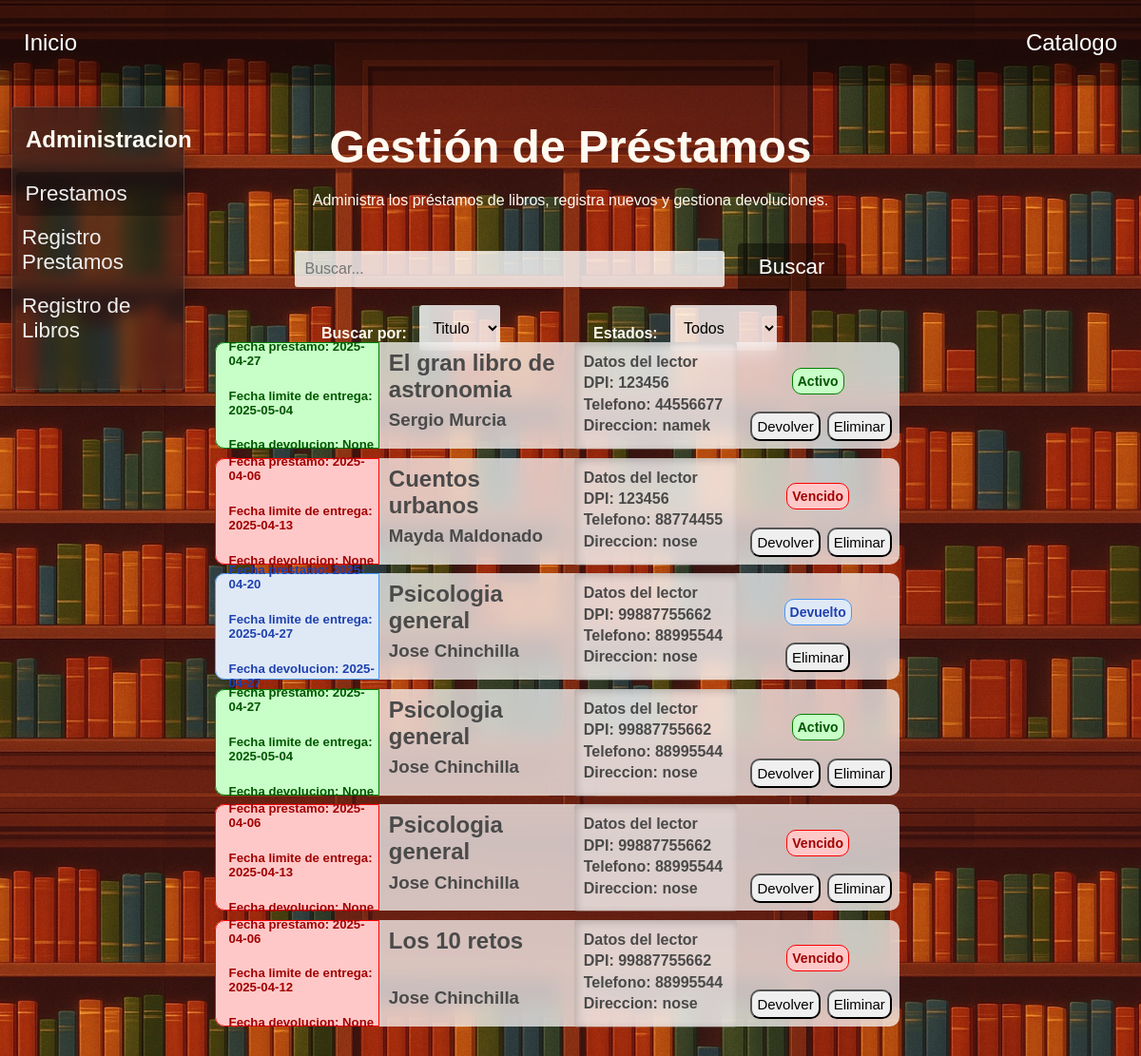
Screenshot of /prestamos with the database file from the repository.
### tables this page shows
CREATE TABLE "Prestamos" (
	"id_prestamo"	INTEGER NOT NULL,
	"dpi_usuario"	TEXT NOT NULL,
	"nombre"	TEXT NOT NULL,
	"apellido"	TEXT NOT NULL,
	"direccion"	TEXT NOT NULL,
	"num_telefono"	TEXT,
	"id_libro"	INTEGER NOT NULL,
	"grado"	TEXT,
	"id_estado"	TEXT NOT NULL,
	"fecha_prestamo"	DATE NOT NULL,
	"fecha_entrega_estimada"	DATE NOT NULL,
	"fecha_devolucion"	DATE,
	PRIMARY KEY("id_prestamo" AUTOINCREMENT),
	FOREIGN KEY("id_estado") REFERENCES "Estados"("id_estado"),
	FOREIGN KEY("id_libro") REFERENCES "Libros"("id_libro")
);

CREATE TABLE "Libros" (
	"id_libro"	INTEGER,
	"Titulo"	TEXT NOT NULL,
	"Tomo"	INTEGER,
	"ano_publicacion"	TEXT,
	"ISBN"	TEXT,
	"numero_paginas"	INTEGER,
	"numero_copias"	INTEGER,
	PRIMARY KEY("id_libro" AUTOINCREMENT)
);

### app.py (the view)
@app.route("/prestamos")
def prestamos():
    conexion = conexion_BD()
    query = conexion.cursor()
    hoy = datetime.today().date()
    query.execute("""select id_prestamo, fecha_entrega_estimada
                    from Prestamos
                    where id_estado = 1""")  # Solo prestamos que esten activos (no revisaremos los que ya esten devueltos o vencidos)
    prestamos_para_verificar = query.fetchall()
    if prestamos_para_verificar:
        for prestamo in prestamos_para_verificar:
            id_prestamo = prestamo[0]
            fecha_entrega_estimada = datetime.strptime(prestamo[1], "%Y-%m-%d").date()
        if fecha_entrega_estimada < hoy:
            query.execute("""update Prestamos
                            set id_estado = 3
                            where id_prestamo = ?""", (id_prestamo,))
            conexion.commit()  # Guardamos los cambios
    query.execute("""select p.fecha_prestamo, p.fecha_entrega_estimada, p.fecha_devolucion, l.Titulo, p.nombre, p.apellido, p.dpi_usuario, p.num_telefono,  p.direccion, e.estado, p.id_prestamo
                    from Prestamos p
                    join Libros l on p.id_libro = l.id_libro
                    join Estados e on p.id_estado = e.id_estado""")
    prestamos = query.fetchall()
    query.close()
    conexion.close()
    return render_template("prestamos.html",prestamos=prestamos)

### config.py (called while the page is built)
def conexion_BD():
    return sqlite3.connect(DB_PATH)

### templates/prestamos.html (shortened to what this page needs)
<!DOCTYPE html>
<html lang="es">
<head>
    <link rel="stylesheet" href="{{ url_for('static', filename='barra_lateral.css') }}">
    <link rel="stylesheet" href="{{ url_for('static', filename='general.css') }}">
    <link rel="stylesheet" href="{{ url_for('static', filename='estilo_prestamos.css') }}">
    <link rel="stylesheet" href="{{ url_for('static', filename='filtros.css') }}">
</head>
<body>
    <header>
        <div class="navbar">
            <a href="{{ url_for('inicio') }}">Inicio</a>
            <a href="{{ url_for('libros') }}">Catalogo </a>
        </div>
    </header>
    <main>
        <div class="div-busqueda">
            <form class="frm-prestamos" action="/buscar_prestamo" method="POST">
                <label for="buscar_prestamo"><h1>Gestión de Préstamos</h1>Administra los préstamos de libros, registra nuevos y gestiona devoluciones.</label><br><br><br>
                <input class="buscar-prestamo" id="cuadro-busqueda" type="text" name="buscar_prestamo" autocomplete="off" placeholder="Buscar...">&nbsp;&nbsp;
                <section class="menu-filtros">
                    <nav>
                        <section>
                            <h4> Buscar por: &nbsp;&nbsp;</h4>
                            <select name="filtro-busqueda" id="filtro-busqueda">
                                <option value="Titulo">Titulo</option>
                            </select>
                        </section>
                        <section>
                            <h4> Estados: &nbsp;&nbsp; </h4>
                            <select name="estados" id="estados">
                                <option value="Todos">Todos</option>
                            </select>
                        </section>
                    </nav>
                </section>
                <button id="btn-buscar" type="submit">Buscar</button>
            </form>
        </div>
        <section class="barra-lateral fondo-cristal">
            <h2>Administracion</h2>
            <nav>
                <a href="{{ url_for('prestamos') }}" id="pagina-actual">Prestamos </a>
                <a href="{{ url_for('registro_prestamos') }}">Registro Prestamos</a>
                <a href="{{ url_for('insertar_libro') }}">Registro de Libros</a>
            </nav>
        </section>
        <div class="contendor-prestamos">
            {% for prestamo in prestamos %}
            <div class="prestamo">
                <span class="span-fechas"
                {% if (prestamo[9]) == 'Activo' %}
                    id="p-activo"
                {% elif (prestamo[9]) == 'Devuelto' %}
                    id="p-devuelto"
                {% elif (prestamo[9]) == 'Vencido' %}
                    id="p-vencido"
                {% endif %}
                >
                    <h2>Fecha prestamo: {{prestamo[0]}}</h2>
                    <h2>Fecha limite de entrega: {{prestamo[1]}}</h2>
                    <h2>Fecha devolucion: {{prestamo[2]}}</h2>
                </span>
                <span id="span-info-prestamos">
                    <h2>{{prestamo[3]}}</h2>
                    <h3>{{prestamo[4]}}&nbsp;{{prestamo[5]}} </h3>
                </span>
                <span id="span-informacion-lector">
                    <h4 class="h4-datos-lector">
                        <strong>Datos del lector</strong><br>
                        DPI: {{prestamo[6]}} <br>
                        Telefono: {{prestamo[7]}}<br>
                        Direccion: {{prestamo[8]}}<br>
                    </h4>
                </span>
                <span id="span-estado-prestamo">
                    {% if (prestamo[9]) == 'Activo' %}
                        <h4 id="p-activo">Activo</h4>
                        <div class="div-acciones-prestamo">
                            <form class="frm-devolver-prestamo" action="/devolver_prestamo" method="POST">
                                <button type="submit">Devolver</button>
                            </form>
                    {% elif (prestamo[9]) == 'Devuelto' %}
                        <h4 id="p-devuelto">Devuelto</h4>
                        <div class="div-acciones-prestamo">
                    {% elif (prestamo[9]) == 'Vencido' %}
                        <h4 id="p-vencido">Vencido</h4>
                        <div class="div-acciones-prestamo">
                        <form class="frm-devolver-prestamo" action="/devolver_prestamo" method="POST">
                            <button type="submit">Devolver</button>
                        </form>
                    {% endif %}
                    <form class="frm-eliminar-prestamo" action="/eliminar_prestamo" method="POST">
                        <button type="submit"> Eliminar </button>
                    </form>
                    </div>
                </span>
            </div>
            {% endfor %}
        </div>
    </main>
</body>
</html>

### static/barra_lateral.css (style rules this page uses)
.barra-lateral { position: absolute; width: 15%; height: 26.4%; left: 1%; top: 10%; }
.barra-lateral nav { margin-top: 10%; }
.barra-lateral nav a { padding: 10px; color: #efefef; text-decoration: none; display: block; font-size: 1.4rem; transition: 0.2s ease-in-out; border-radius: 5px; }
h2 { margin-left: 14px; }
#pagina-actual { background-color: rgba(0, 0, 0, 0.294); margin-left: 2%; }

### static/general.css (style rules this page uses)
body { margin: 0; padding: 0; font-family: Arial, sans-serif; }
h1 { font-size: 3rem; margin-bottom: 20px; }
#btn-registrar, #btn-buscar, #btn-catalogo, #btn-login, #btn-registrar-prestamo { text-decoration: none; color: white; background-color: #00000071; padding: 12px 22px; font-size: 1.4rem; border: none; border-radius: 4px; transition: background-color 0.2s ease-in-out; }
.navbar { background-color: #00000071; width: 100%; height: 8%; position: absolute; top: 0px; display: flex; align-items: center; justify-content: space-between; }
.navbar a { text-decoration: none; color: white; padding: 25px; font-size: 1.5rem; transition: background-color 0.1s ease-in; border-radius: 4px; }
.fondo-cristal { background: linear-gradient(rgba(31,31,31,0.6),rgba(31,31,31,0.45)); backdrop-filter: blur(8px); box-shadow: 0 8px 32px 0 rgba(0,0,0,0.37); border: solid 1px rgba(255,255,255,0.15); border-radius: 4px; }

### static/estilo_prestamos.css (style rules this page uses)
body { background-image: url('img/libros-loop-v2.jpg'); background-size: cover; background-position: top; }
main { height: 100vh; display: flex; flex-direction: column; justify-content: center; align-items: center; color: #fffbf2; }
.contendor-prestamos { display: block; position: relative; width: 60%; height: 100%; top: 40%; }
.div-acciones-prestamo { display: flex; gap: 5%; }
.prestamo { background-color: rgba(255, 255, 255, 0.721); backdrop-filter: blur(10px); display: flex; position: relative; top: 5%; left: -2%; width: 100%; height: 14%; border-radius: 10px; margin-bottom: .6rem; color: #4a4a4a; transition: 0.3s ease-in-out; }
#span-informacion-lector { width: 25%; }
.span-fechas { position: relative; display: flex; width: 25%; flex-direction: column; justify-content: center; border-top-left-radius: 10px; border-bottom-left-radius: 10px; font-size: .55rem; }
#span-info-prestamos { position: relative; width: 30%; display: flex; flex-direction:column; justify-content: flex-end; }
#span-info-prestamos h2 { margin-top: 8px; margin-left: 5%; position: absolute; top: 0%; }
#span-info-prestamos h3 { margin-top: 30px; margin-left: 5%; position: absolute; }
.h4-datos-lector { background-color: rgba(255, 255, 255, 0.252); padding: 10px; line-height: 1.4; margin: 0; height: 83%; border-radius: 3px; box-shadow: inset 2px 2px 8px rgba(0, 0, 0, 0.2); }
#span-estado-prestamo { position: relative; width: 25%; border-top-right-radius: 15px; border-bottom-right-radius: 15px; display: flex; flex-direction: column; align-items: center; justify-content:center; }
#span-estado-prestamo h4 { border-radius: 10px; padding: 5px; font-size: 14px; }
#span-estado-prestamo button { border-radius: 10px; padding: 5px; font-size: 15px; transition: .3s ease-in-out; }
#p-activo { background-color: rgb(200, 255, 200); color: rgb(0, 87, 0); border: solid 1px green; }
#p-vencido { background-color: rgb(255, 200, 200); color: rgb(161, 0, 0); border: solid 1px red; }
#p-devuelto { background-color: rgb(223,233,246); color: rgb(31,65,175); border: solid 1px rgb(72, 152, 250); }
form select, form input { padding: 10px; font-size: 1rem; border-radius: 3px; border: none; background-color: rgba(255, 255, 255, 0.8); color: black; }
form select { height: 3rem; }
.div-busqueda { text-align: center; position: absolute; top: 5rem; height: 40%; width: 60%; padding: 15px; border-radius: 4px; }
#cuadro-busqueda { width: 60%; }

### static/filtros.css (style rules this page uses)
.menu-filtros { position: absolute; display: flex; width: 100%; }
.menu-filtros nav { margin-top: 2%; display: flex; width: 90%; justify-content: space-evenly; }
h2 { margin-left: 14px; }
.menu-filtros nav section { display: flex; }

### rows the page displays
Prestamos: fecha_prestamo "2025-04-27", fecha_entrega_estimada "2025-05-04", prestamo "None", Titulo "El gran libro de astronomia", nombre "Sergio", apellido "Murcia", dpi_usuario "123456", num_telefono "44556677", direccion "namek"
Prestamos: fecha_prestamo "2025-04-06", fecha_entrega_estimada "2025-04-13", prestamo "None", Titulo "Cuentos urbanos", nombre "Mayda", apellido "Maldonado", dpi_usuario "123456", num_telefono "88774455", direccion "nose"
Prestamos: fecha_prestamo "2025-04-20", fecha_entrega_estimada "2025-04-27", fecha_devolucion "2025-04-27", Titulo "Psicologia general", nombre "Jose", apellido "Chinchilla", dpi_usuario "99887755662", num_telefono "88995544", direccion "nose", shows "Devuelto"
Prestamos: fecha_prestamo "2025-04-27", fecha_entrega_estimada "2025-05-04", prestamo "None", Titulo "Psicologia general", nombre "Jose", apellido "Chinchilla", dpi_usuario "99887755662", num_telefono "88995544", direccion "nose"
Prestamos: fecha_prestamo "2025-04-06", fecha_entrega_estimada "2025-04-13", prestamo "None", Titulo "Psicologia general", nombre "Jose", apellido "Chinchilla", dpi_usuario "99887755662", num_telefono "88995544", direccion "nose"
Prestamos: fecha_prestamo "2025-04-06", fecha_entrega_estimada "2025-04-12", prestamo "None", Titulo "Los 10 retos", nombre "Jose", apellido "Chinchilla", dpi_usuario "99887755662", num_telefono "88995544", direccion "nose"
